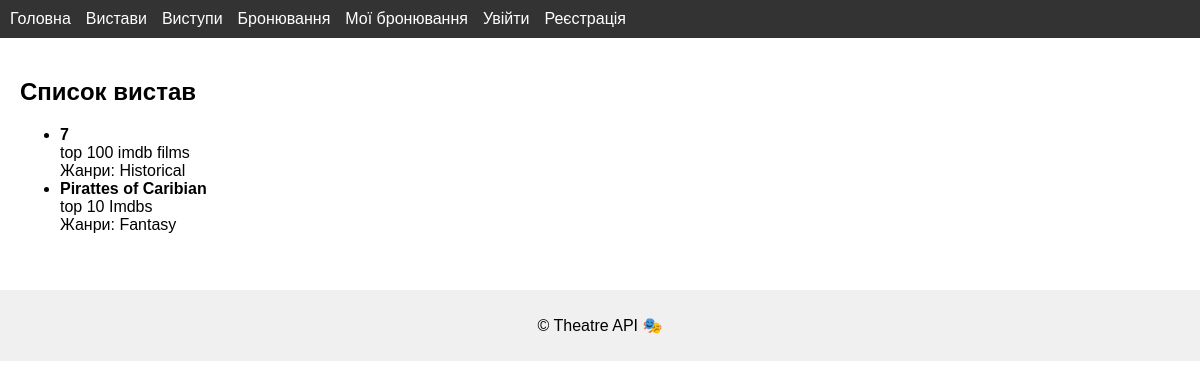
Page /plays/ on the committed database.
### theatre/models.py (models this page shows)
class Play(models.Model):
    title = models.CharField(max_length=255)
    description = models.TextField()
    genres = models.ManyToManyField(Genre)
    actors = models.ManyToManyField(Actor)

class Genre(models.Model):
    name = models.CharField(max_length=100)

### theatre/views.py (the view)
# urls.py: path('plays/', views.plays_list, name="plays_list"),
def plays_list(request):
    plays = Play.objects.all()
    return render(request, "plays_list.html", {"plays": plays})

### templates/plays_list.html (shortened to what this page needs)
{% extends "base.html" %}
{% block content %}
<h2>Список вистав</h2>
<ul>
    {% for play in plays %}
        <li>
            <strong>{{ play.title }}</strong><br>
            {{ play.description }}<br>
            Жанри:
            {% for genre in play.genres.all %}
                {{ genre.name }}{% if not forloop.last %}, {% endif %}
            {% endfor %}
        </li>
    {% empty %}
        <li>Немає доступних вистав</li>
    {% endfor %}
</ul>
{% endblock %}

### templates/base.html (style rules this page uses)
body { font-family: Arial, sans-serif; margin: 0; padding: 0; }

### rows in the picture
Play: title "7", description "top 100 imdb films"
Genre: name "Historical"
Play: title "Pirattes of Caribian", description "top 10 Imdbs"
Genre: name "Fantasy"
